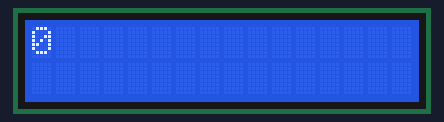
A sketch run on a simulated Arduino Uno, built with avr-gcc and run on an emulated ATmega328P. Shown: 16×2 character LCD.

Above: at 0.1 s.
At 4.1 s:
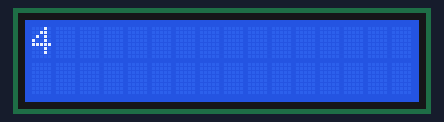
At 9.1 s:
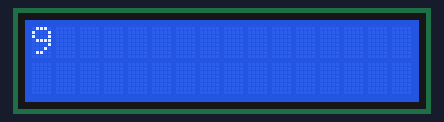
At 19.1 s:
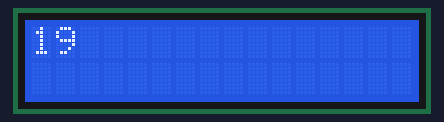
At 29.1 s:
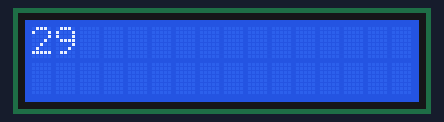
At 39.1 s:
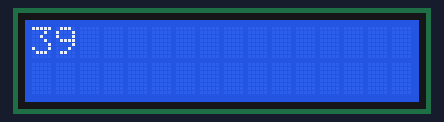

The sketch:

practice_lcd.ino
```cpp
#include <LiquidCrystal.h>

// (rs, e, d4, d5, d6, d7)
LiquidCrystal lcd(9, 8, A0, A1, A2, A3);

void setup()
{
    lcd.begin(16, 2);
    lcd.clear();
}

void loop()
{
    lcd.setCursor(0,0);
    lcd.print(millis()/1000);
}
```

Measured:
- what the display in image 1 shows lasts 1.0 s, from 4.0 s to 5.0 s
